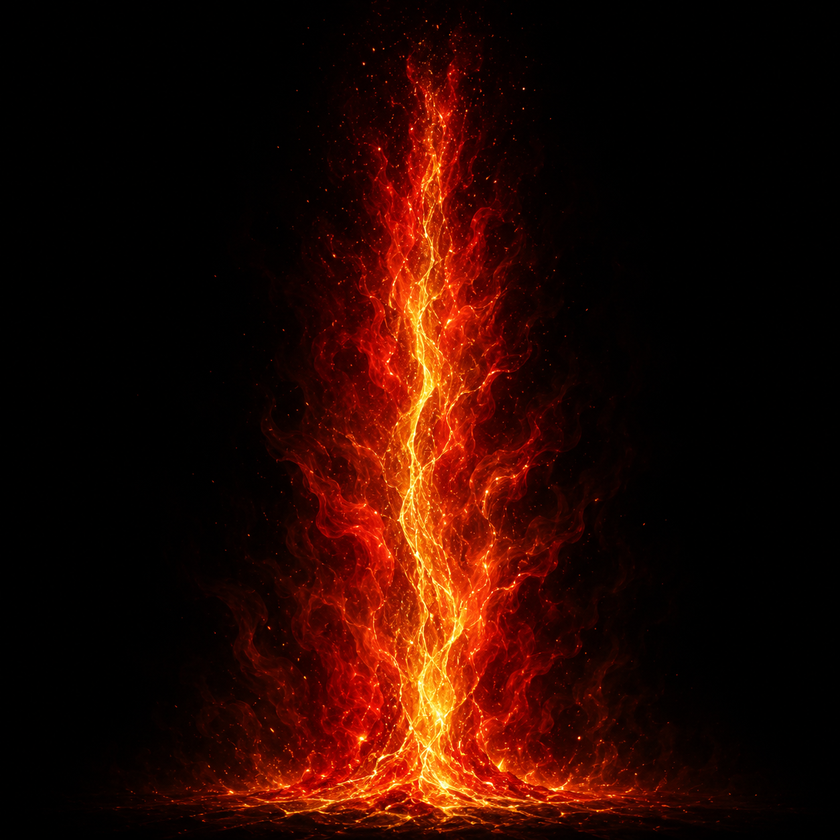
#> input picture assets/vfx/layers/ahamkara/ahamkara_pillar.png, 840 x 840 px, shrunk from 1254 x 1254 before the run
$ python make_ahamkara_pillar_aligned.py
#> lines starting #> are read from the running program, lines starting #| are printed output that depends on the picture
#!/usr/bin/env python3
"""T96 L3 (owner ruling: OPTION D — derived aligned asset; T95 precedent). Center the fire's ORIGIN (its baked
base POOL) on the seal ring's center, both axes.

Alignment is NOT derived from sprite metadata (that missed — the pool is asymmetric). It is found by a CLOSED
LOOP on the COMPOSITED output (the T93 law): render the ring and the pillar ALONE at f10, measure the ring's
lit-pixel centroid and the pillar POOL's centroid (bottom 12% of lit content), and adjust the shift until they
coincide within 2% of the cell. That loop lives in tools/ahamkara_align_loop.py; the CONVERGED shift is baked
into SHIFT_DX/SHIFT_DY below, and this script applies it deterministically (no rng). Source sprite untouched.

Run: python3 scripts/make_ahamkara_pillar_aligned.py
"""
import os
import numpy as np
from PIL import Image

ROOT = os.path.dirname(os.path.dirname(os.path.abspath(__file__)))
LDIR = os.path.join(ROOT, "assets/vfx/layers/ahamkara")
PILL = os.path.join(LDIR, "ahamkara_pillar.png")
OUT  = os.path.join(LDIR, "ahamkara_pillar_aligned.png")

# CONVERGED by the closed loop (tools/ahamkara_align_loop.py) — shift applied to the raw pillar sprite (px).
# f10 composited: ring centroid (562,1052) ↔ pool centroid (562,1050), error (0.0%, 0.2%) of cell.
SHIFT_DX = -87
SHIFT_DY = -150

def build(dx=SHIFT_DX, dy=SHIFT_DY, save=True):
#> called with dx = -87, dy = -150, save = True
    src = np.asarray(Image.open(PILL).convert("RGB"))
#> src is the input picture: shape (840, 840, 3); mean R, G, B 40.1, 8.8, 1.8
    Hp, Wp = src.shape[:2]
#> Hp = 840; Wp = 840
    out = np.zeros_like(src)
    sy0, sy1 = max(0, -dy), min(Hp, Hp - dy); dy0 = sy0 + dy
#> after `sy0, sy1 = (max(0, -dy), min(Hp, Hp - dy))`: sy0 = 150; sy1 = 840
#> after `dy0 = sy0 + dy`: dy0 = 0
    sx0, sx1 = max(0, -dx), min(Wp, Wp - dx); dx0 = sx0 + dx
#> after `sx0, sx1 = (max(0, -dx), min(Wp, Wp - dx))`: sx0 = 87; sx1 = 840
#> after `dx0 = sx0 + dx`: dx0 = 0
    out[dy0:dy0 + (sy1 - sy0), dx0:dx0 + (sx1 - sx0)] = src[sy0:sy1, sx0:sx1]
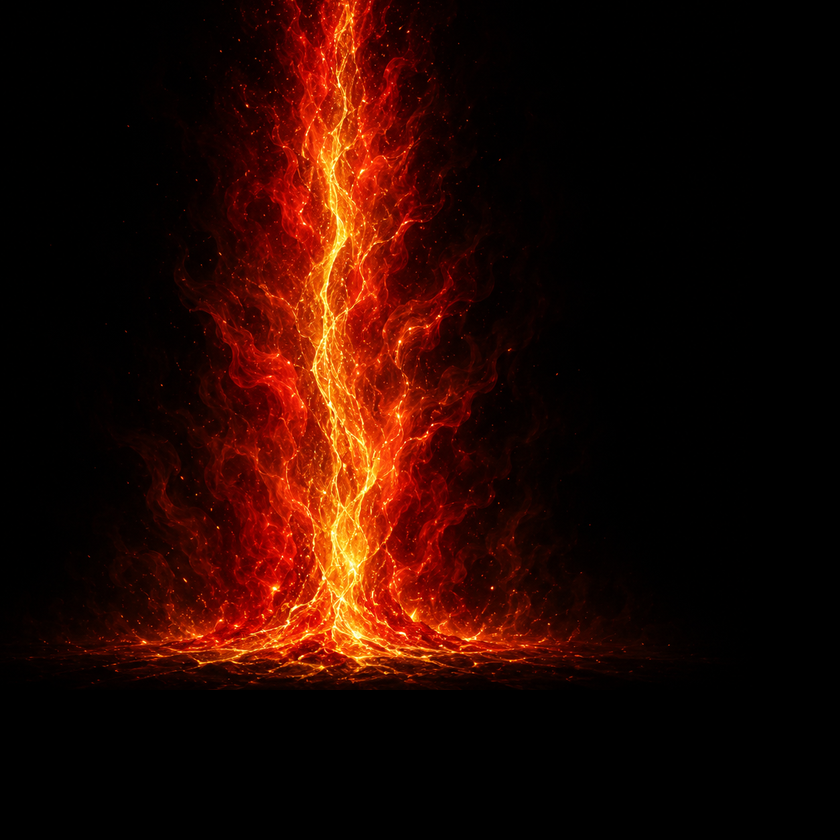
#> out: shape (840, 840, 3); mean R, G, B 38.4, 8.6, 1.7
    if save:
        Image.fromarray(out).save(OUT)
    return out

if __name__ == "__main__":
    build()
    print(f"wrote {OUT}  shift dx={SHIFT_DX} dy={SHIFT_DY} (converged on the composited f10 pool↔ring centroids)")

$ run again, with vfx_intake/ahamkara/ahamkara_embers.png copied over assets/vfx/layers/ahamkara/ahamkara_pillar.png
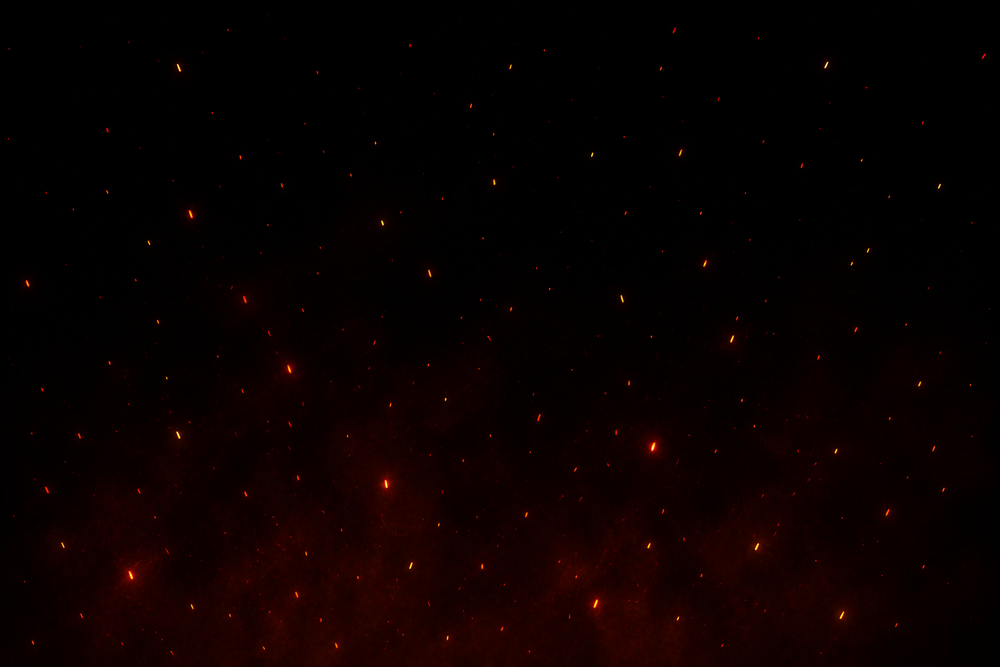
#> input picture vfx_intake/ahamkara/ahamkara_embers.png, 1000 x 667 px, shrunk from 1536 x 1024 before the run
#> in build, src is the input picture: shape (667, 1000, 3); mean R, G, B 9.7, 0.5, 0.1
#> in build, `out[dy0:dy0 + (sy1 - sy0), dx0:dx0 + (sx1 - sx0)] = src[sy0:sy1, sx0:s..`:
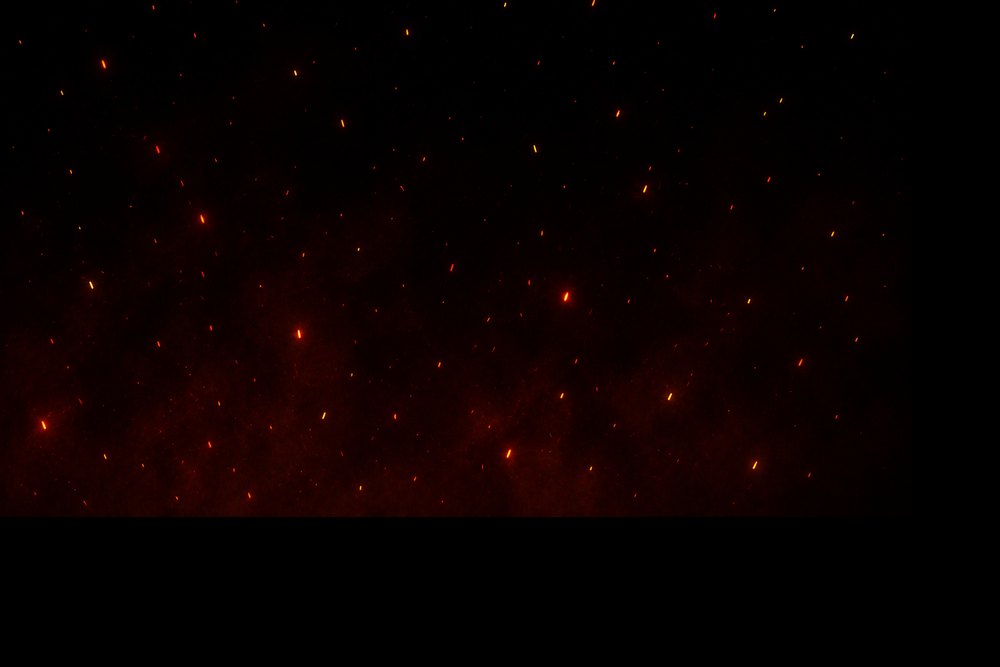
#> out: shape (667, 1000, 3); mean R, G, B 9.2, 0.4, 0.1

$ run again, with vfx_intake/ahamkara/ahamkara_halo.png copied over assets/vfx/layers/ahamkara/ahamkara_pillar.png
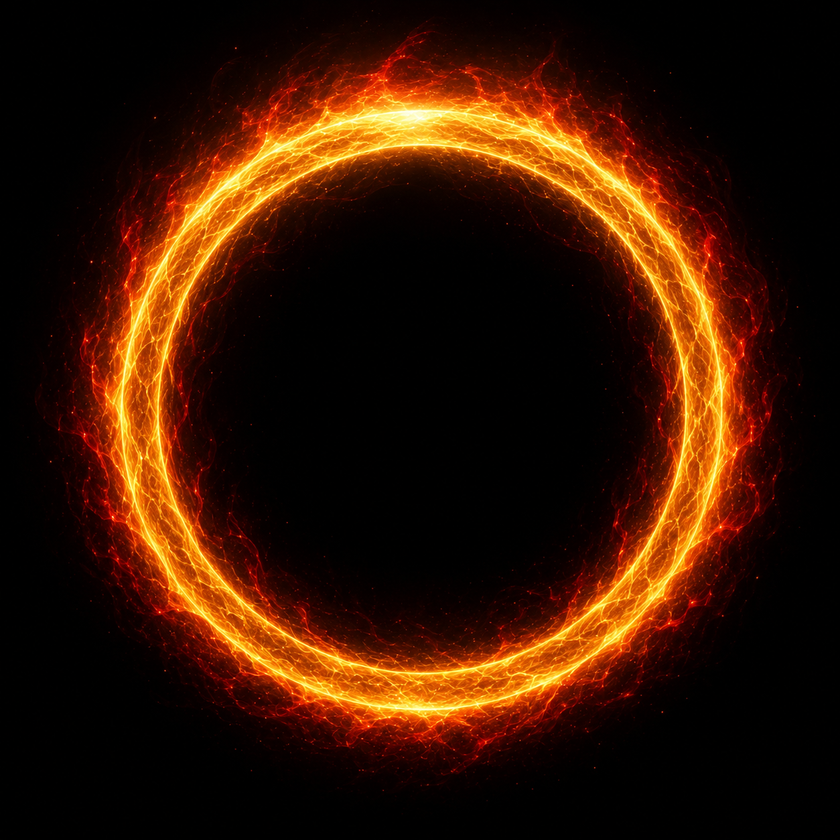
#> input picture vfx_intake/ahamkara/ahamkara_halo.png, 840 x 840 px, shrunk from 1254 x 1254 before the run
#> in build, src is the input picture: shape (840, 840, 3); mean R, G, B 55.1, 22.4, 3.8
#> in build, `out[dy0:dy0 + (sy1 - sy0), dx0:dx0 + (sx1 - sx0)] = src[sy0:sy1, sx0:s..`:
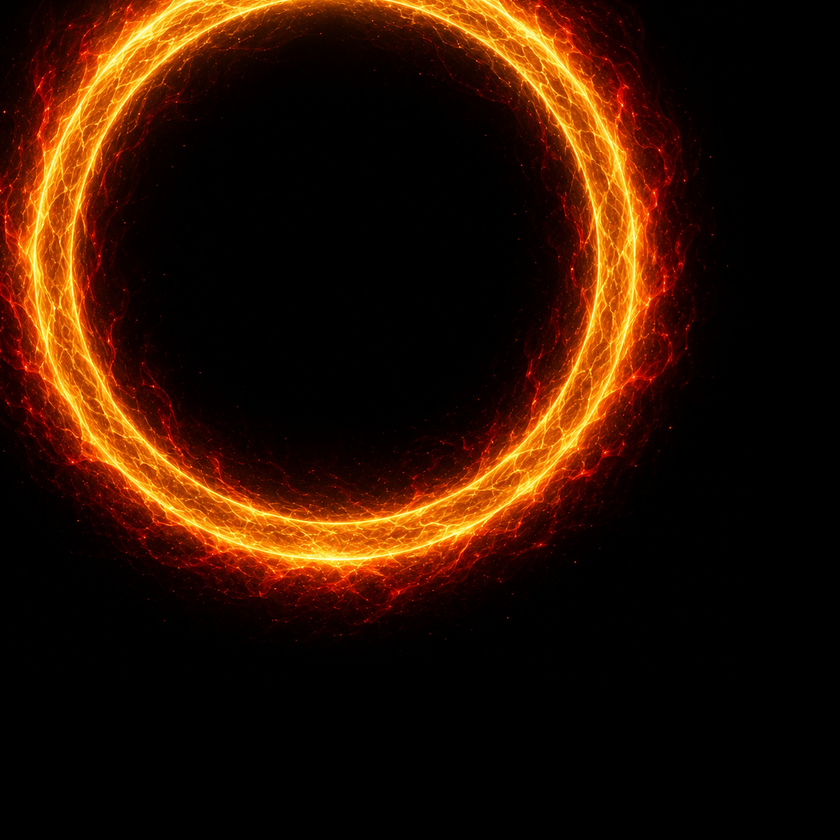
#> out: shape (840, 840, 3); mean R, G, B 45.4, 18.3, 2.8

$ run again, with vfx_intake/ahamkara/ahamkara_wash.png copied over assets/vfx/layers/ahamkara/ahamkara_pillar.png
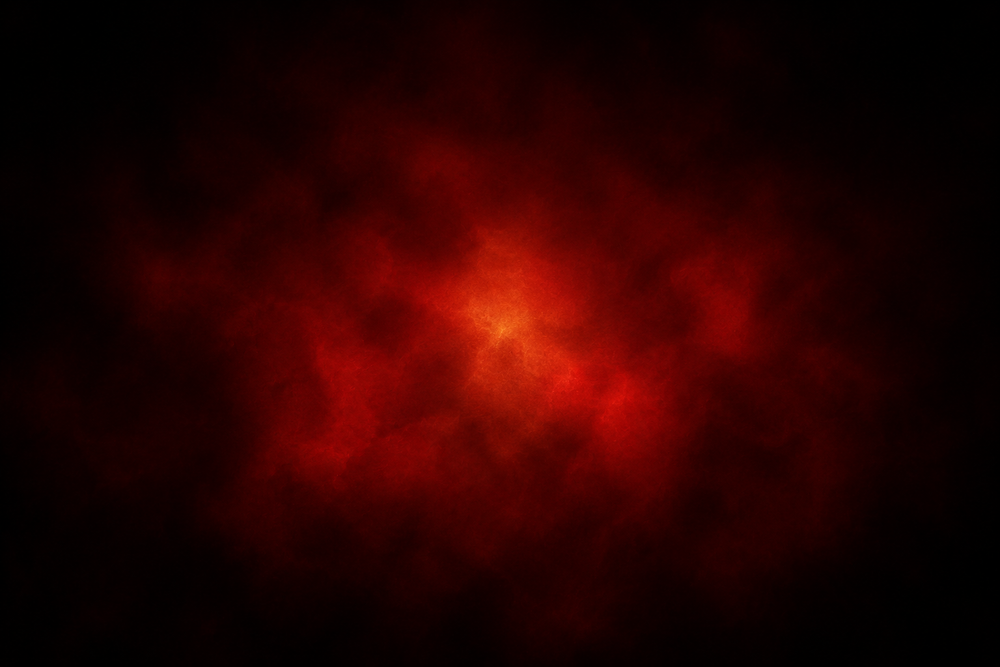
#> input picture vfx_intake/ahamkara/ahamkara_wash.png, 1000 x 667 px, shrunk from 1536 x 1024 before the run
#> in build, src is the input picture: shape (667, 1000, 3); mean R, G, B 40.6, 1.8, 0.6
#> in build, `out[dy0:dy0 + (sy1 - sy0), dx0:dx0 + (sx1 - sx0)] = src[sy0:sy1, sx0:s..`:
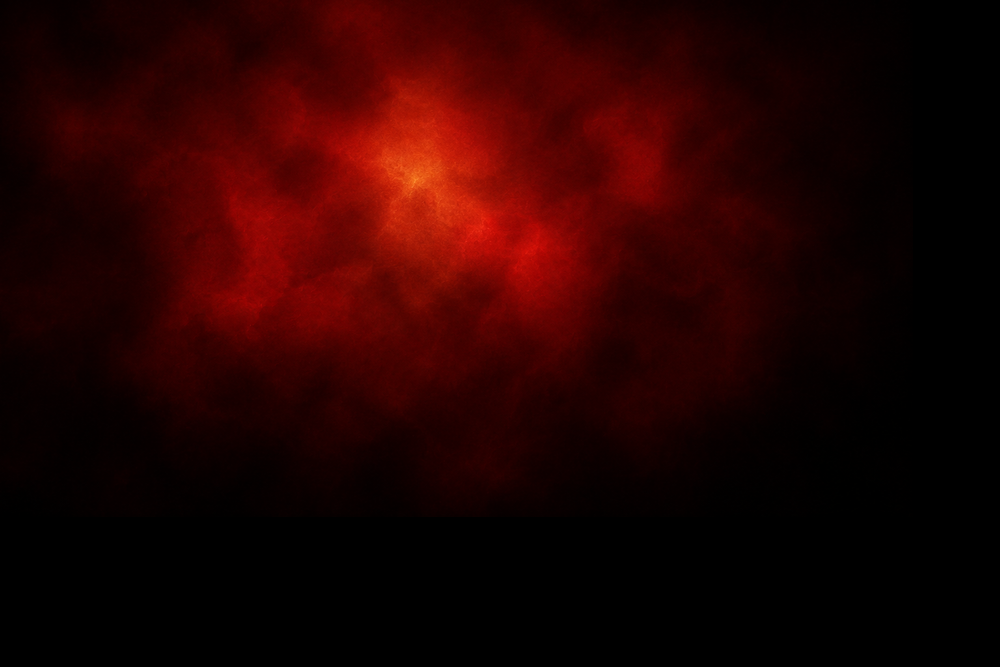
#> out: shape (667, 1000, 3); mean R, G, B 36.9, 1.7, 0.6
